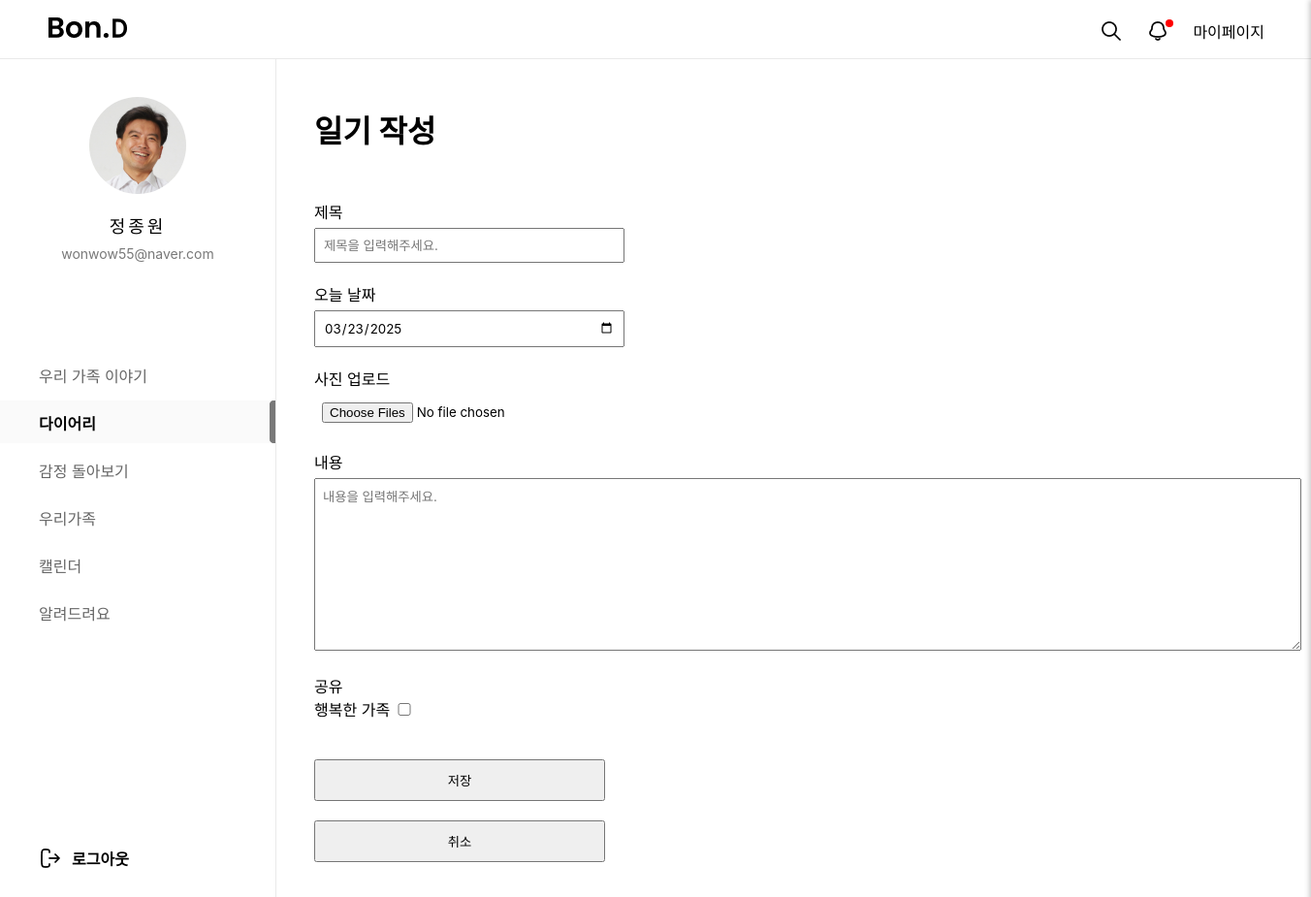
Page /diary/diaryWrite/ (signed in) on the committed database.
### mypage/models.py (models this page shows, shortened)
class Img(models.Model):
  id = models.CharField(max_length=50, primary_key=True)  # 고유한 ID
  img = models.ImageField(upload_to='images/', null=True, blank=True, default='../static/images/calendar1/default_profile.png')  # 디폴트 이미지 설정

### loginpage/models.py (models this page shows, shortened)
class Member(models.Model):
  id = models.CharField(max_length=50,primary_key=True)
  pw = models.CharField(max_length=100)
  name = models.CharField(max_length=100)
  nicName = models.CharField(max_length=100,default='123')
  mail = models.EmailField(max_length=100)
  birthday = models.CharField(max_length=50)
  gender = models.CharField(max_length=10,choices=[('남자', '남자'), ('여자', '여자')])
  mdate = models.DateTimeField(auto_now=True)
  created_group = models.OneToOneField(
        'diary.GroupDiary',  # '앱이름.모델이름' 형식
        on_delete=models.SET_NULL,
        null=True,
        blank=True,
        related_name='creator'
    )
  joined_group = models.ForeignKey(
        'diary.GroupDiary',  # '앱이름.모델이름' 형식
        on_delete=models.SET_NULL,
        null=True,
        blank=True,
        related_name='members'
    )

### diary/models.py (models this page shows, shortened)
class GroupDiary(models.Model):
  gno = models.IntegerField(default=0, null=False)
  member = models.ForeignKey(Member,on_delete=models.DO_NOTHING, null=False)
  gtitle = models.CharField(max_length=200)
  gName = models.CharField(max_length=100, null=False, default="우리 가족") # 그룹이름
  created_at = models.DateTimeField(auto_now_add=True)
  role = models.IntegerField(default=1)

### diary/views.py (the view, shortened to what this page needs)
# urls.py: path('diaryWrite/', views.diaryWrite, name="diaryWrite"),
def diaryWrite(request):
		if request.method == "GET":
				id = request.session.get('session_id')  # 현재 사용자의 ID 가져오기
				my_info = Member.objects.filter(id=id).first()
				qb = Img.objects.filter(id=id).first()
				current_date = timezone.now().date().strftime('%Y-%m-%d')
				user = Member.objects.filter(id=id)
				created_group = user[0].created_group
				joined_group = user[0].joined_group
				return render(request, 'diaryWrite.html', {
						'current_date': current_date,
						'created_group': created_group,
						'joined_group': joined_group,
						'info':my_info,
						'qb':qb,
				})

### diary/templates/diaryWrite.html (shortened to what this page needs)
{%load static%}
<!DOCTYPE html>
<html lang="ko">
<head>
  <link rel="stylesheet" href="{% static 'css/diary/diary_write.css'%}">
  <link rel="stylesheet" href="{% static 'css/home/main.css'%}">
  <link rel="stylesheet" as="style" crossorigin
    href="https://cdn.jsdelivr.net/gh/orioncactus/pretendard@v1.3.9/dist/web/variable/pretendardvariable.min.css" />
</head>
</head>
<body>
	<div id="top_nav">
		<h1><a href="/main/index/"></a></h1>
		<ul class="top_menu">
			<li><a id="searchBtn"><img src="/static/images/home/search_icon.png" alt=""></a></li>
			<li>
				<a id="notiBtn">
						<img src="/static/images/home/bell_off_icon.png" alt="">
						<span class="notification-dot"></span>
				</a>
		</li>
			<li><a href="/mypage/main/">마이페이지</a></li>
		</ul>
	</div>
  <div id="gnb">
    <div id="user_profile">
      <div id="pimg">
        <img src="{{ qb.img.url }}" alt="" />
      </div>
      <p id="uName">{{info.name}}</p>
      <p id="uEmail">{{info.mail}}</p>
    </div>
    <nav id="menu">
      <ul>
        <a href="/main/index/"><li class="menu_item">우리 가족 이야기</li></a>
        <a href="/diary/diaryHome/"><li class="menu_item active">다이어리</li></a>
        <a href="/emotion/main/"><li class="menu_item">감정 돌아보기</li></a>
        <a href="/family1/fam/"><li class="menu_item">우리가족</li></a>
        <a href="/calendar1/cal/"><li class="menu_item">캘린더</li></a>
        <a href="/customer/"><li class="menu_item">알려드려요</li></a>
      </ul>
    </nav>
    <div id="logout">
      <a href="/main/logout/"><span>로그아웃</span></a>
    </div>
  </div>
  <div id="diary_write">
    <h1>일기 작성</h1>
    <form action= "{% url 'diary:diaryWrite' %}" id="writeFrm" name="writeFrm" method="post" enctype="multipart/form-data">
      <div class="form-group">
        <label for="title">제목</label>
        <input type="text" name="title" id="title" placeholder="제목을 입력해주세요." required>
      </div>
      <div class="form-group">
        <label for="date">오늘 날짜</label>
        <input type="date" name="date" id="date" value="{{ current_date }}">
      </div>
      <div class="form-group">
        <label for="image">사진 업로드</label>
        <div class="file-input-container">
          <input type="file" id="image" name="image" multiple accept="image/*" onchange="previewImages(event)">
        </div>
      </div>
      <div class="form-group">
        <label for="content">내용</label>
        <textarea name="content" id="content" rows="10" oninput="autoResize(this)" placeholder="내용을 입력해주세요."
          required></textarea>
      </div>
      {% if created_group or joined_group %}
      <div class="form-group">
          <label>공유</label><br>
          {% if created_group %}
          <label id="fdiary">
              {{ created_group.gName }}
              <input type="checkbox" id="share" name="diary_idc" value="{{ created_group.gno }}">
          </label>
          {% endif %}
      </div>
      {% endif %}
      <button type="submit" onclick='saveBtn(event)' class="save">저장</button>
      <button type="button" class="cancel" onclick="confirmCancel()">취소</button>
  </div>
</body>
</html>

### static/css/diary/diary_write.css (style rules this page uses)
#diary_write { padding-top: 110px; padding-left: 324px; margin-bottom: 100px; }
#diary_write>h1 { margin-bottom: 50px; }
form { display: flex; flex-direction: column; width: 300px; }
label { width: 100px; margin-top: 10px; }
input, textarea { padding: 8px; margin-top: 5px; width: 100%; }
textarea { width: 1000px; }
button { margin-top: 20px; padding: 10px; cursor: pointer; }
.form-group { margin-bottom: 20px; }
.file-input-container { position: relative; }
#share { width: 20px; cursor: pointer; }
#fdiary { cursor: pointer; }

### static/css/home/main.css (style rules this page uses)
* { margin: 0; padding: 0; font-family: "Pretendard Variable", Pretendard, -apple-system, BlinkMacSystemFont, system-ui, Roboto, "Helvetica Neue", "Segoe UI", "Apple SD Gothic Neo", "Noto Sans KR", "Malgun Gothic", "Apple Color Emoji", "Segoe UI Emoji", "Segoe UI Symbol", sans-serif; }
button { cursor: pointer; }
a { text-decoration: none; color: inherit; cursor: pointer; }
ol, ul { list-style: none; }
#top_nav { width: 100%; height: 60px; background: #fff; border-bottom: 1px solid #E9E9E9; position: fixed; z-index: 1000; }
#gnb { width: 284px; height: 100%; overflow-y: auto; position: fixed; top : 60px; border-right: 1px solid #E9E9E9; background: #fff; }
#user_profile { width: 284px; height: 264px; text-align: center; }
#uName { font-size: 18px; font-weight: 500; letter-spacing: 3px; line-height: 21px; margin-top:23px }
#uEmail { font-size: 14px; font-weight: 400; line-height: 17px; color: #797979; margin-top:9px }
#pimg { width: 100px; height: 100px; border-radius: 100%; overflow: hidden; margin: 40px auto 0; }
#pimg img { width: 100%; height: 100%; object-fit: cover; }
#menu ul { list-style: none; padding-left: 0; margin-bottom: 220px; }
#menu ul li { height: 44px; padding: 11px 0 11px 40px; margin-bottom: 5px; box-sizing: border-box; transition: background-color 0.3s, color 0.3s; }
.menu_item { font-size: 16px; font-weight: 400; color: #666; }
.menu_item.active { font-size: 16px; font-weight: 600; color: #000; background-color: #FAFAFA; background-image: url(../../images/home/menu_bar.png); background-repeat: no-repeat; background-position: right center; }
#logout { font-size: 16px; font-weight: 600; margin-left: 40px; background-image: url(../../images/home/logout_icon.png); background-repeat: no-repeat; background-position: left center; }
#logout span { margin-left: 34px; }
#top_nav>h1 { width: 81px; height: 24px; background: url('../../images/home/logo_sample.png') no-repeat; position: absolute; left:50px; top:18px; }
.top_menu { display: flex; gap: 24px; justify-content: flex-end; margin-right: 48px; padding-top: 20px; box-sizing: border-box; }
#notiBtn { position: relative; }
.notification-dot { position: absolute; top: -8px; right: -4px; width: 8px; height: 8px; background-color: red; border-radius: 50%; display: none; }

### rows in the picture
Img: img (picture)
Member: name "정종원", mail "wonwow55@naver.com"
GroupDiary: gName "행복한 가족"
